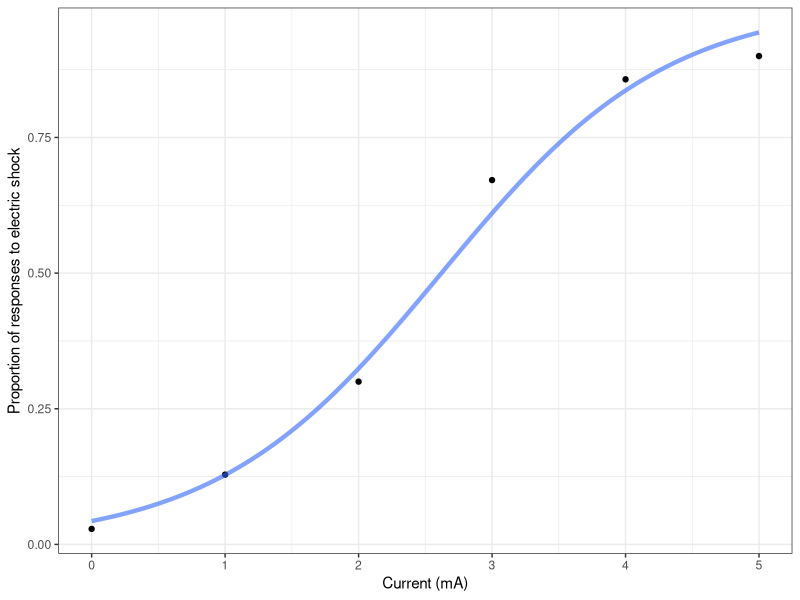

This chart was generated by the following R code:
## ---- chunk 1
knitr::opts_chunk$set(
  echo=TRUE, message=FALSE, warning=FALSE, fig.align="center", dev="svglite"
)

old.hooks <- fansi::set_knit_hooks(knitr::knit_hooks)
options(crayon.enabled=TRUE)
## ---- chunk 2
library(tibble)
library(dplyr)
library(ggplot2)
theme_set(theme_bw())
## ---- chunk 3
cows <- tibble(
  current = 0:5,
  trials = rep(70, 6),
  responses = c(2, 9, 21, 47, 60, 63),
  proportion = responses / trials
)

cows
## ---- chunk 4
with(cows, cbind(responses, no_responses = trials - responses))
## ---- chunk 5
full_model <- glm(cbind(responses, trials - responses) ~ current, family=binomial, data=cows)
## ---- chunk 6
summary(full_model)
## ---- chunk 7
predict(full_model)
## ---- chunk 8
predict(full_model, type="response")
## ---- chunk 9
fitted_vals <- full_model %>%
  predict(newdata = tibble(current=seq(0, 5, 0.01)), type="response") %>%
  as_tibble_col(column_name=".fitted") %>%
  add_column(current=seq(0, 5, 0.01), .before=".fitted")

fitted_vals
## ---- chunk 10
ggplot(data=NULL, aes(x=current))+
  geom_point(data=cows, aes(y=proportion))+
  geom_line(data=fitted_vals, aes(y=.fitted), colour="#3366FF", lwd=1.5, alpha=0.6)+
  labs(x="Current (mA)", y="Proportion of responses to electric shock")
